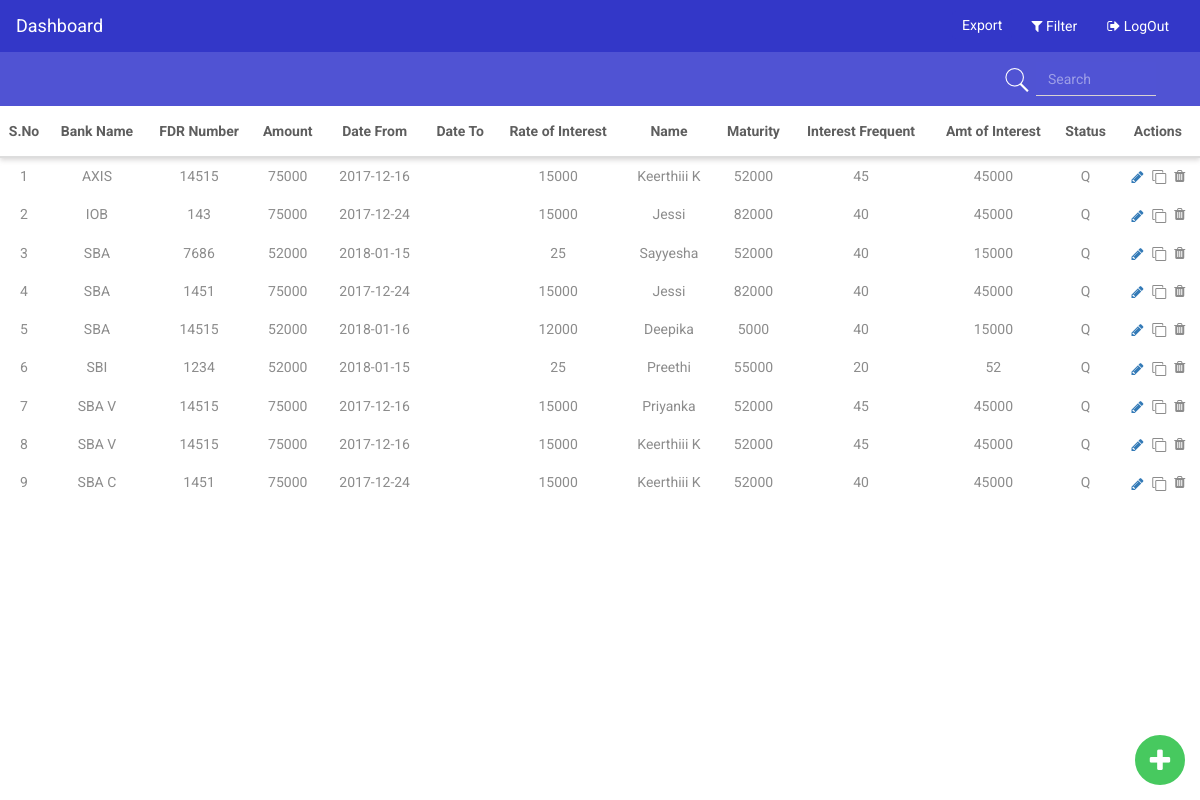
Page /test.php on the committed database.
### tables this page shows
CREATE TABLE IF NOT EXISTS `data` (
  `id` int(11) NOT NULL AUTO_INCREMENT,
  `bank` text NOT NULL,
  `fdr` text NOT NULL,
  `amt` text NOT NULL,
  `frm` text NOT NULL,
  `tod` text NOT NULL,
  `roi` text NOT NULL,
  `name` text NOT NULL,
  `maturity` int(11) NOT NULL,
  `int_frequent` int(11) NOT NULL,
  `amt_of_interest` int(11) NOT NULL,
  `status` text NOT NULL,
  `type` text NOT NULL,
  PRIMARY KEY (`id`)
);

### test.php (the view, shortened to what this page needs)
<?
  $sql = "SELECT * FROM data ORDER BY id DESC ";
  $result = mysql_query($sql);
?>
<!DOCTYPE html>
<html lang="en">
<head>
  <link rel="stylesheet" href="css/style.css">
  <link rel="stylesheet" href="css/modal.css">
  <link rel="stylesheet" href="https://cdnjs.cloudflare.com/ajax/libs/font-awesome/4.7.0/css/font-awesome.min.css">
  <link rel="stylesheet" href="https://maxcdn.bootstrapcdn.com/bootstrap/3.3.7/css/bootstrap.min.css">
</head>
<body>
<nav class="navbar navbar-inverse">
    <div class="container-fluid">
      <div class="navbar-header">
        <a class="navbar-brand" href="#">Dashboard</a>
      </div>
      <div class="collapse navbar-collapse" id="myNavbar">
        <ul class="nav navbar-nav navbar-right">
          <li class="export">Export</li>
          <li id="filter"><a href="javascript:void(0)"><span class="fa fa-filter" aria-hidden="true"></span> Filter</a></li>
          <li><a href="#"><span class="fa fa-sign-out" aria-hidden="true"></span> LogOut</a></li>
        </ul>
      </div>
    </div>
  </nav>
<div class="fixed-plus">
    <a href="javascript:void(0)" id="myBtn" data-toggle="modal" data-target="#myModal" title="Add new datas"><i class="fa fa-plus" aria-hidden="true" style="font-size: 26px;color: #FFF;padding: 10px;"></i></a>
</div>
<div class="container-fluid own-container">
  <div class="col-lg-2 col-lg-offset-10">
    <img src="img/search.png">&nbsp;
    <input type="text" class="cust-ip" onkeyup="myFunction()" id="myInput" placeholder="Search">
  </div>
</div>
<div class="container-fluid">
  <div class="row">
    <div class="table-responsive ">
      <table id="myTable" class="table" cellspacing="0" width="100%">
          <thead>
              <tr>
                  <th>S.No</th>
                  <th>Bank Name</th>
                  <th>FDR Number</th>
                  <th>Amount</th>
                  <th>Date From</th>
                  <th>Date To</th>
                  <th>Rate of Interest</th>
                  <th>Name</th>
                  <th>Maturity</th>
                  <th>Interest Frequent</th>
                  <th>Amt of Interest</th>
                  <th>Status</th>
                  <th>Actions</th>
              </tr>
          </thead>
          <tbody>
          <?php
          $i = 0;
          while($sel_det = mysql_fetch_array($result)) {
            $i += 1;
          ?>
              <tr>
                  <td><?php echo $i; ?></td>
                  <td><?php echo $sel_det['bank']; ?></td>
                  <td><?php echo $sel_det['fdr']; ?></td>
                  <td><?php echo $sel_det['amt']; ?></td>
                  <td><?php echo $sel_det['frm']; ?></td>
                  <td><?php echo $sel_det['to']; ?></td>
                  <td><?php echo $sel_det['roi']; ?></td>
                  <td><?php echo $sel_det['name']; ?></td>
                  <td><?php echo $sel_det['maturity']; ?></td>
                  <td><?php echo $sel_det['int_frequent']; ?></td>
                  <td><?php echo $sel_det['amt_of_interest']; ?></td>
                  <td>Q</td>
                  <td>
                    <a href="#addBookDialog" data-type="edit" data-id="<?php echo $sel_det['id'] ?>" class="open-AddBookDialog btn icon" data-toggle="modal"><i class="fa fa-pencil cursor" title="Edit"></i></a>&nbsp;
                    <button type="submit" class="btn icon" href="javascript:void(0)" data-toggle="modal" data-target="#myModal"><i class="fa fa-clone cursor" title="Copy" aria-hidden="true"></button></i>&nbsp;
                    <a href="index.php?id=<?=$sel_det['id']?>" style="color:#8c8c8c !important;"><i class="fa fa-trash cursor" title="Delete" aria-hidden="true"></i></a></td>
              </tr>
            <?php } ?>
          </tbody>
      </table>
    </div>
</div>
</div>
</body>
</html>

### css/style.css (style rules this page uses)
@media (min-width: 768px) { .navbar { border-radius: 0px !important; } }
.navbar-inverse { background-color: #3337c8 !important; border-color: #3337c8; }
.navbar-inverse .navbar-collapse, .navbar-inverse .navbar-form { border-color: #3337c8 !important; }
.navbar-inverse { border-color: #3337c8 !important; }
.navbar-inverse .navbar-brand { color: #ffffff !important; }
.navbar-inverse .navbar-nav>li>a { color: #ffffff !important; }
.export { padding: 4px 10px !important; color: #FFF; background: #3337c8; border-color: #337ab7; border-radius: 4px; margin-top: 10px; margin-right: 4px; box-shadow: none !important; }
.fixed-plus { text-align: center; position: fixed; bottom: 15px; right: 15px; width: 50px; border: 3px solid #47c95f; background: #47c95f; color: #FFF !important; height: 50px; border-radius: 50%; z-index: 99999; }
.cursor { cursor: pointer; }
thead { box-shadow: 0px 3px 5px #a29e9e6b !important; color: #5e5e5e; }
tbody { color: #8c8c8c; }
.cust-ip { outline: none !important; background: #5053d4 !important; display: inline-block !important; width: 120px !important; border-bottom: 1px solid #d8d2d2 !important; border-top: none !important; border-left: none !important; border-right: none !important; border-radius: 0px !important; box-shadow: 0px !important; height: 34px; padding: 6px 12px; font-size: 14px; line-height: 1.42857143; color: #FFF; }
.own-container { width: 100%; padding: 10px; background: #5053d3; margin-top: -20px; }
.table>thead:first-child>tr:first-child>th { padding: 15px 5px; }
body { font-family: 'Roboto', sans-serif !important; }
.table>tbody>tr>td { border-top: none !important; text-align: center; }
.table>thead>tr>th { text-align: center !important; }
.btn.icon { display: inline-block; padding: 0px !important; margin-bottom: 0; font-size: 14px; font-weight: 400; line-height: 1.42857143; text-align: center; white-space: nowrap; vertical-align: middle; -ms-touch-action: manipulation; touch-action: manipulation; cursor: pointer; -webkit-user-select: none; -moz-user-select: none; -ms-user-select: none; user-select: none; background-color: inherit !important; border: 1px solid transparent; border-radius: 4px; }

### rows in the picture
data: bank "AXIS", fdr "14515", amt "75000", frm "2017-12-16", roi "15000", name "Keerthiii K", maturity "52000", int_frequent "45", amt_of_interest "45000"
data: bank "IOB", fdr "143", amt "75000", frm "2017-12-24", roi "15000", name "Jessi", maturity "82000", int_frequent "40", amt_of_interest "45000"
data: bank "SBA", fdr "7686", amt "52000", frm "2018-01-15", roi "25", name "Sayyesha", maturity "52000", int_frequent "40", amt_of_interest "15000"
data: bank "SBA", fdr "1451", amt "75000", frm "2017-12-24", roi "15000", name "Jessi", maturity "82000", int_frequent "40", amt_of_interest "45000"
data: bank "SBA", fdr "14515", amt "52000", frm "2018-01-16", roi "12000", name "Deepika", maturity "5000", int_frequent "40", amt_of_interest "15000"
data: bank "SBI", fdr "1234", amt "52000", frm "2018-01-15", roi "25", name "Preethi", maturity "55000", int_frequent "20", amt_of_interest "52"
data: bank "SBA V", fdr "14515", amt "75000", frm "2017-12-16", roi "15000", name "Priyanka", maturity "52000", int_frequent "45", amt_of_interest "45000"
data: bank "SBA V", fdr "14515", amt "75000", frm "2017-12-16", roi "15000", name "Keerthiii K", maturity "52000", int_frequent "45", amt_of_interest "45000"
data: bank "SBA C", fdr "1451", amt "75000", frm "2017-12-24", roi "15000", name "Keerthiii K", maturity "52000", int_frequent "40", amt_of_interest "45000"
